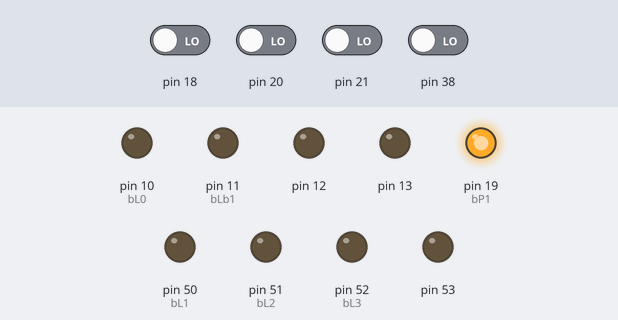
Bench run of a sketch on a simulated Arduino Mega 2560, built for the host (arithmetic inside an expression is 32-bit, double 64-bit). Parts: output pins drawn as LEDs (lit = HIGH). The inputs (shaded band) are chosen by the test bench; at power-on: pin 18, pin 20, pin 21, pin 38 LOW. No radio packets arrive unless stated.

Above: at 0.1 s.
At 115.0 s:
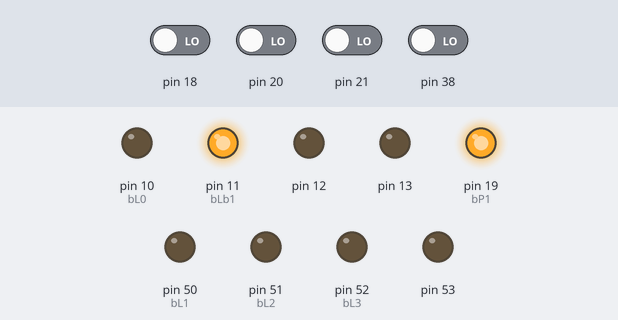
Timing chart, 0 to 116.5 s (numbered marks = the images above):
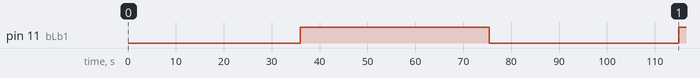

The sketch:

rf433_tx.ino
```cpp
/*

rf433_tx.ino

PROGRAMME DE TEST DU KIT ÉMETTEUR-RÉCEPTEUR RF433 D’ALIEXPRESS
Ce programme doit être utilisé en parallèle avec le récepteur rf433_rx.ino.

*/

#include <VirtualWire.h>

// PORTB5 -> LED du board Diduino – Arduino
#define bLb1 PORTB5
#define      Lb1Read   bitRead (  PINB, bLb1 )
#define      Lb1Set    bitSet  ( PORTB, bLb1 )
#define      Lb1Clear  bitClear( PORTB, bLb1 )
#define      Lb1Toggle PORTB ^= 1<<bLb1
// PORTB4 -> LED 0
#define bL0  PORTB4
#define      L0Read    bitRead (  PINB, bL0 )
#define      L0Set     bitSet  ( PORTB, bL0 )
#define      L0Clear   bitClear( PORTB, bL0 )
#define      L0Toggle  PORTB ^= 1<<bL0
// PORTB3 -> LED 1
#define bL1  PORTB3
#define      L1Read    bitRead (  PINB, bL1 )
#define      L1Set     bitSet  ( PORTB, bL1 )
#define      L1Clear   bitClear( PORTB, bL1 )
#define      L1Toggle  PORTB ^= 1<<bL1
// PORTB2 -> LED 2
#define bL2  PORTB2
#define      L2Read    bitRead (  PINB, bL2 )
#define      L2Set     bitSet  ( PORTB, bL2 )
#define      L2Clear   bitClear( PORTB, bL2 )
#define      L2Toggle  PORTB ^= 1<<bL2
// PORTB1 -> LED 0
#define bL3  PORTB1
#define      L3Read    bitRead (  PINB, bL3 )
#define      L3Set     bitSet  ( PORTB, bL3 )
#define      L3Clear   bitClear( PORTB, bL3 )
#define      L3Toggle  PORTB ^= 1<<bL3
// PORTD2 -> Bouton 1
#define bP1  PORTD2
#define      P1Read    !bitRead(  PIND, bP1 )
// Pin Data sur le transmetteur
#define TXPin    3

char *msgToSend;


void wait( int delayMs ) // calibré 8 Mega avec 450 (56 à 1 MHz)
{
    for( volatile int i=0; i<delayMs; i++ )
    {
        for( volatile int j=0; j<450; j++ ) {}
    }
}


void setup()
{
    vw_set_ptt_inverted( true );
    vw_set_tx_pin( TXPin );
    vw_setup( 4000 );

    msgToSend = "3";
    vw_send( (uint8_t *)msgToSend, strlen( msgToSend ) );

    DDRD  |= ( 1 << bP1 );
    PORTD |= ( 1 << bP1 );

    DDRB = 0b11111111;

    // Il semble que VirtualWire influence PORTB2.
    // Donc on attend et on remet tout PORTB à 0.
    wait( 100 );
    PORTB = 0;
}


uint16_t i;
void loop()
{

    if( P1Read )
    {
        L0Toggle;
        msgToSend = "0";
        vw_send( (uint8_t *)msgToSend, strlen( msgToSend ) );
        // vw_wait_tx();
        while( P1Read ){}
        L2Clear; // À cause de VirtualWire.
    }
    // Fait clignoter la LED 13
    if( i++ > 32768 )
    {
        Lb1Toggle;
        i = 0;
    }

}
```

Measured:
- by itself, pin 11 (bLb1): LOW → HIGH at 36.0 s, → LOW 39.5 s later, → HIGH 39.5 s later
